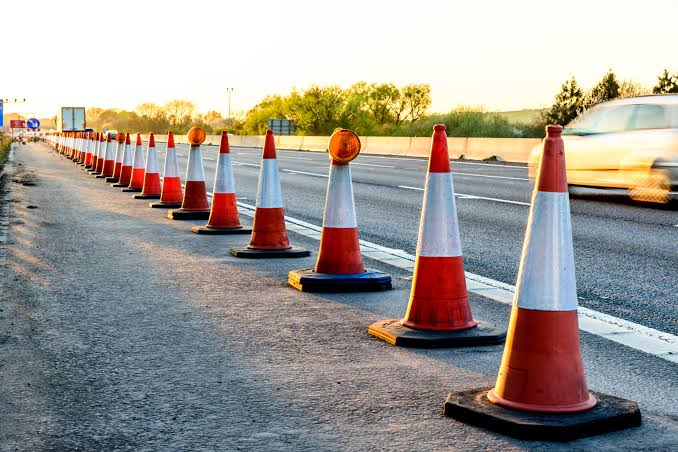
#> input picture construction_zone/test_images/construction_zone_real.jpg, 678 x 452 px
$ python -i detector.py   (imports and definitions only)
#> lines starting #> are read from the running program, lines starting #| are printed output that depends on the picture; after the words box and inside, x2 and y2 are one past the last pixel; in counts of white or black regions, pixels touching at a corner belong together
#> further down, picture is the input picture: shape (452, 678, 3); mean B, G, R 149.3, 155.1, 160.9
import cv2
import numpy as np


class ConstructionZoneDetector:
    """
    Détecteur simple de zone de chantier.
    Il détecte les cônes orange et affiche l'action demandée.
    """

    def __init__(self, min_cone_area=300):
        # Surface minimale pour accepter un cône
        self.min_cone_area = min_cone_area

        # Couleur orange en HSV
        self.orange_lower1 = np.array([0, 70, 70])
        self.orange_upper1 = np.array([25, 255, 255])

        self.orange_lower2 = np.array([160, 70, 70])
        self.orange_upper2 = np.array([180, 255, 255])

    def detect_cones(self, frame):
        """
        Détecter les cônes orange dans l'image.
        """
        h_img, w_img = frame.shape[:2]
#> h_img = 452; w_img = 678

        # Réduire le bruit
        blurred = cv2.GaussianBlur(frame, (5, 5), 0)

        # Convertir l'image en HSV
        hsv = cv2.cvtColor(blurred, cv2.COLOR_BGR2HSV)
#> hsv: shape (452, 678, 3); mean H, S, V 58.4, 63.6, 172.8

        # Créer le masque orange
        mask1 = cv2.inRange(hsv, self.orange_lower1, self.orange_upper1)
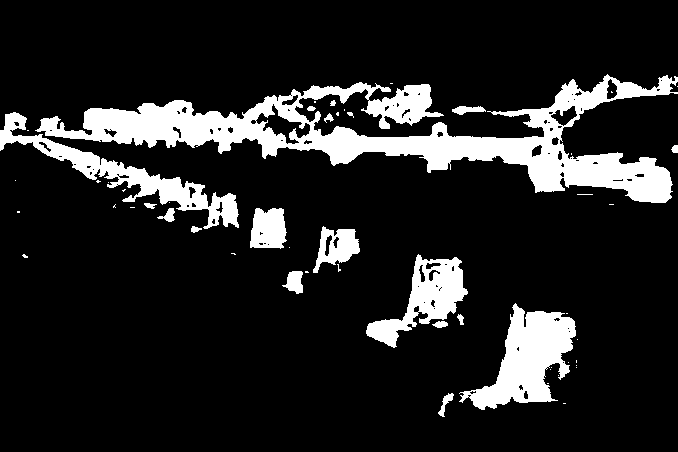
#> mask1: shape (452, 678); 13.8% white; 53 white regions (34 under 20 px), largest, box (x1, y1, x2, y2) and area: (35, 74, 678, 203) 24384, (459, 303, 576, 410) 5860, (0, 112, 239, 229) 4887
        mask2 = cv2.inRange(hsv, self.orange_lower2, self.orange_upper2)
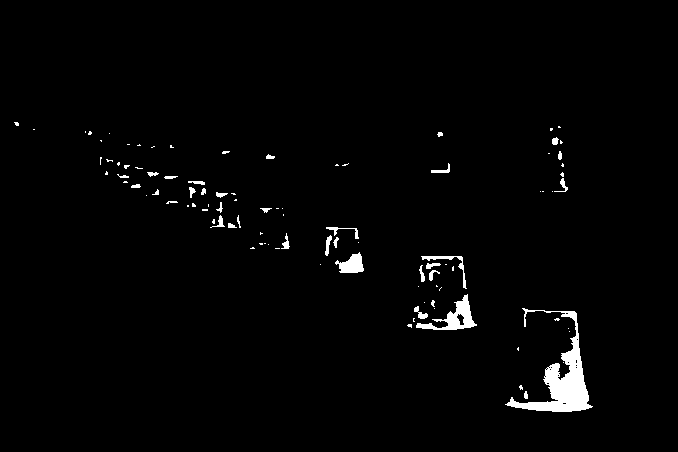
#> mask2: shape (452, 678); 1.8% white; 98 white regions (64 under 20 px), largest, box (x1, y1, x2, y2) and area: (505, 308, 593, 412) 2538, (416, 294, 477, 330) 722, (335, 252, 364, 273) 365
        mask = cv2.bitwise_or(mask1, mask2)
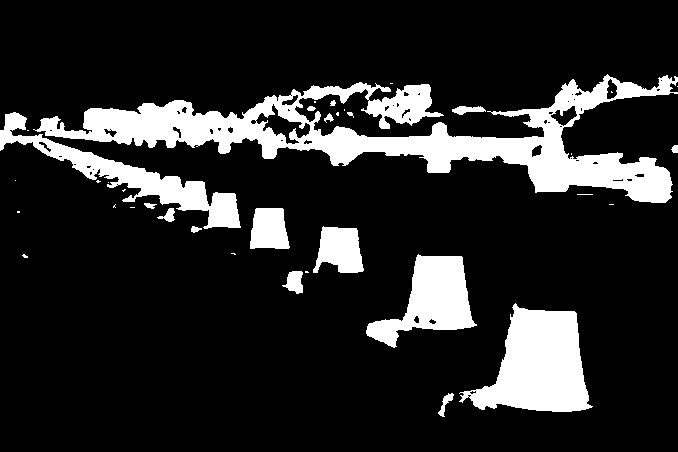
#> mask: shape (452, 678); 15.6% white; 37 white regions (20 under 20 px), largest, box (x1, y1, x2, y2) and area: (33, 74, 678, 203) 24757, (459, 303, 593, 412) 8476, (0, 112, 241, 229) 5497

        # Ignorer le haut de l'image
        mask[:int(h_img * 0.18), :] = 0
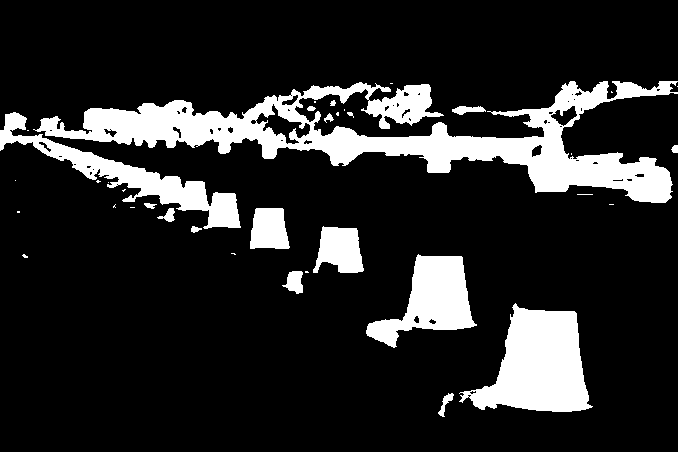
#> mask: shape (452, 678); 15.6% white; 37 white regions (20 under 20 px), largest, box (x1, y1, x2, y2) and area: (33, 81, 678, 203) 24626, (459, 303, 593, 412) 8476, (0, 112, 241, 229) 5497

        # Nettoyer le masque
        kernel_close = cv2.getStructuringElement(cv2.MORPH_RECT, (5, 13))
        kernel_open = cv2.getStructuringElement(cv2.MORPH_RECT, (3, 3))

        mask = cv2.morphologyEx(mask, cv2.MORPH_CLOSE, kernel_close)
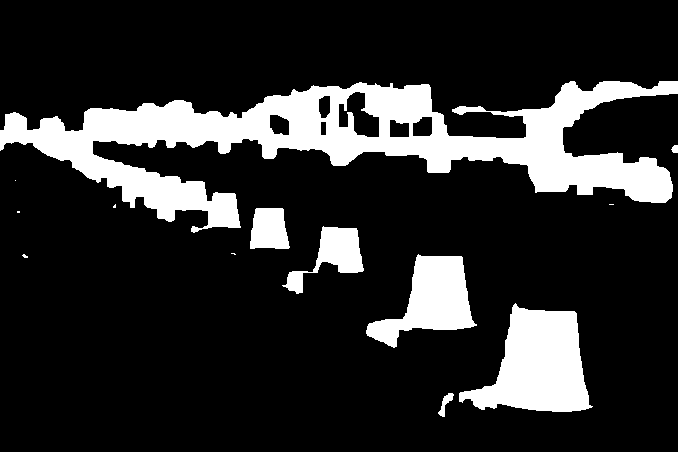
#> mask: shape (452, 678); 17.3% white; 13 white regions (6 under 20 px), largest, box (x1, y1, x2, y2) and area: (0, 81, 678, 233) 35703, (459, 303, 593, 412) 8554, (366, 254, 477, 348) 4981
        mask = cv2.morphologyEx(mask, cv2.MORPH_OPEN, kernel_open)
#> mask: shape (452, 678); 17.2% white; 10 white regions

        # Trouver les contours
        contours, _ = cv2.findContours(mask, cv2.RETR_EXTERNAL, cv2.CHAIN_APPROX_SIMPLE)
#> contours = 10 contours; largest, box (x1, y1, x2, y2) and area: (0, 81, 678, 229) 36402, (459, 304, 591, 412) 8334, (366, 255, 475, 347) 4800, (313, 227, 364, 273) 1628, (250, 208, 289, 249) 1295

        cones = []

        for contour in contours:
            area = cv2.contourArea(contour)

            # Ignorer les petits objets
            if area < self.min_cone_area:
                continue

            x, y, w, h = cv2.boundingRect(contour)

            # Ignorer les objets trop petits
            if w < 7 or h < 10:
                continue

            # Ignorer les objets trop grands
            if w > 180 or h > 240:
                continue

            # Vérifier la forme verticale
            aspect_ratio = h / float(w)

            if aspect_ratio < 0.5 or aspect_ratio > 5.8:
                continue

            # Calculer le centre du bas du cône
            cx = int(x + w / 2)
            cy = int(y + h)

            cones.append({
                "box": (x, y, w, h),
                "ground_center": (cx, cy),
                "area": area
            })
#> this loop made 10 passes
#> area on passes 1, 3, 6, 8, 9: 113, 291.5, 29, 32.5, 152
#> (area, x, y, w, h, aspect_ratio, cx, cy) on passes 2, 4, 5, 7: (8334, 459, 304, 132, 108, 0.818, 525, 412), (4800.5, 366, 255, 109, 92, 0.844, 420, 347), (1628.5, 313, 227, 51, 46, 0.902, 338, 273), (1295, 250, 208, 39, 41, 1.05, 269, 249)
#> after the loop, cones = 4 items

        # Trier par taille et garder seulement les cônes principaux
        cones = sorted(cones, key=lambda c: c["area"], reverse=True)
        cones = cones[:7]

        # Trier du plus loin au plus proche
        cones = sorted(cones, key=lambda c: c["ground_center"][1])

        return cones

    # [136 lines left out: functions analyze_scene, draw_path_line, draw_overlay, process_image, not called in this run]

>>> import cv2
>>> picture = cv2.imread('test_images/construction_zone_real.jpg')
>>> result = ConstructionZoneDetector().detect_cones(picture)
#> result = 4 items
